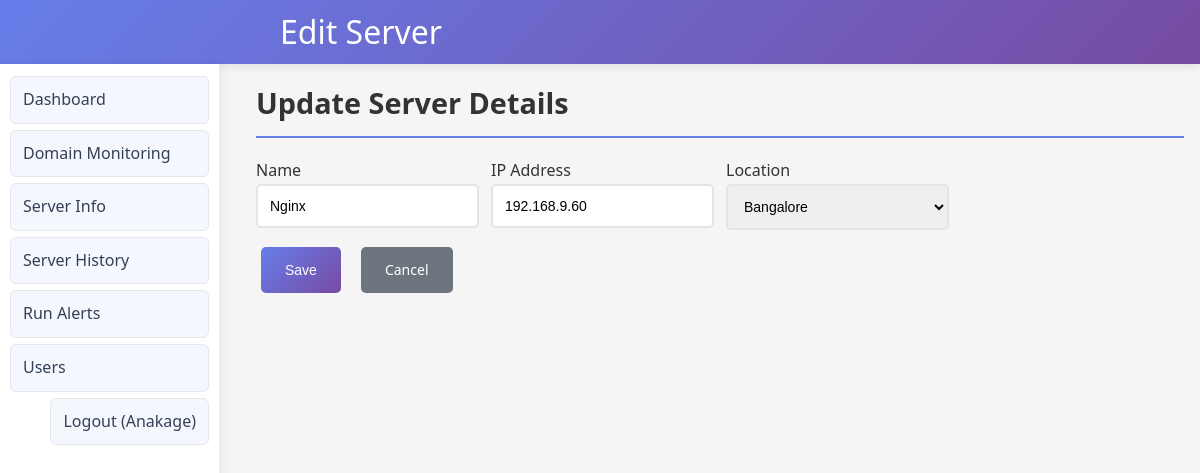
The page /server/edit/8 (signed in) on the database its author committed.
### tables this page shows
CREATE TABLE users (
            id INTEGER PRIMARY KEY AUTOINCREMENT,
            name TEXT,
            email TEXT UNIQUE NOT NULL,
            password_hash TEXT NOT NULL,
            role TEXT NOT NULL,          -- super_admin, admin, super_analytics, analytics
            location TEXT                -- required for admin/analytics
        );

CREATE TABLE servers (
            id INTEGER PRIMARY KEY AUTOINCREMENT,
            name TEXT NOT NULL,
            ip_address TEXT NOT NULL,
            location TEXT,
            alive INTEGER DEFAULT 0,
            last_ping_at TEXT
        );

CREATE TABLE locations (
            id INTEGER PRIMARY KEY AUTOINCREMENT,
            name TEXT UNIQUE NOT NULL
        );

### 1app.py (the view, shortened to what this page needs)
@app.route('/server/edit/<int:server_id>', methods=['GET', 'POST'])
@login_required
@rbac_write_required
def edit_server(server_id):
    user = get_current_user()
    conn = get_db_connection()
    c = conn.cursor()
    c.execute("SELECT id, name, ip_address, location FROM servers WHERE id=?", (server_id,))
    row = c.fetchone()
    if not row:
        conn.close()
        flash("Server not found.", "danger")
        return redirect(url_for('server'))
    if not user_can_access_location(user, row["location"]):
        conn.close()
        flash("Access denied for this location.", "danger")
        return redirect(url_for('server'))
    server_row = {"id": row["id"], "name": row["name"], "ip_address": row["ip_address"], "location": row["location"]}
    conn.close()
    return render_template('server_edit.html', server=server_row, locations=get_locations(), user=user)

### 1app.py (called while the page is built)
def get_db_connection():
    conn = sqlite3.connect(DB_FILE, timeout=15, check_same_thread=False)
    conn.row_factory = sqlite3.Row
    try:
        conn.execute("PRAGMA busy_timeout = 15000")
    except Exception:
        pass
    return conn

def get_current_user():
    user_id = session.get('user_id')
    if not user_id:
        return None
    conn = get_db_connection()
    c = conn.cursor()
    c.execute("SELECT id, name, email, role, location FROM users WHERE id = ?", (user_id,))
    row = c.fetchone()
    conn.close()
    return row

def login_required(view_func):
    @functools.wraps(view_func)
    def wrapper(*args, **kwargs):
        if not get_current_user():
            return redirect(url_for('login', next=request.path))
        return view_func(*args, **kwargs)
    return wrapper

def is_read_only(user):
    return user and user["role"] in ("super_analytics", "analytics")

def user_can_access_location(user, location):
    if not user:
        return False
    role = user["role"]
    if role in ("super_admin", "super_analytics"):
        return True
    if role in ("admin", "analytics"):
        return (user["location"] or "").lower() == (location or "").lower()
    return False

def rbac_write_required(view_func):
    @functools.wraps(view_func)
    def wrapper(*args, **kwargs):
        user = get_current_user()
        if not user:
            return redirect(url_for('login'))
        if is_read_only(user):
            flash("You have read-only access.", "warning")
            return redirect(request.referrer or url_for('index'))
        return view_func(*args, **kwargs)
    return wrapper

def get_locations():
    conn = get_db_connection()
    c = conn.cursor()
    c.execute("SELECT name FROM locations ORDER BY name")
    rows = [r[0] for r in c.fetchall()]
    conn.close()
    return rows

### templates/server_edit.html (shortened to what this page needs)
<!DOCTYPE html>
<html>
<head>
    <link rel="stylesheet" href="{{ url_for('static', filename='style.css') }}">
</head>
<body>
<header>
    <div class="container">
        <h1>Edit Server</h1>
    </div>
</header>
<nav>
    <div class="container">
        <ul>
            <li><a href="/">Dashboard</a></li>
            <li><a href="/domain">Domain Monitoring</a></li>
            <li><a href="/server">Server Info</a></li>
            <li><a href="/server/history">Server History</a></li>
            <li><a href="/run_alerts">Run Alerts</a></li>
            {% if user and (user.role or '').lower() == 'super_admin' %}
                <li><a href="/users">Users</a></li>
            {% endif %}
            {% if user %}
                <li style="margin-left:auto"><a href="/logout">Logout ({{ user.name }})</a></li>
            {% else %}
                <li style="margin-left:auto"><a href="/login">Login</a></li>
            {% endif %}
        </ul>
    </div>
</nav>
<div class="container">
    <div class="card">
        <h2>Update Server Details</h2>
        <form method="POST" style="display:grid; grid-template-columns: repeat(auto-fit, minmax(220px, 1fr)); gap: 12px;">
            <div>
                <label>Name</label>
                <input type="text" name="name" class="form-control" required value="{{ server.name }}">
            </div>
            <div>
                <label>IP Address</label>
                <input type="text" name="ip_address" class="form-control" required value="{{ server.ip_address }}">
            </div>
            <div>
                <label>Location</label>
                <select name="location" class="form-control">
                    {% for loc in locations %}
                        <option value="{{ loc }}" {% if server.location == loc %}selected{% endif %}>{{ loc }}</option>
                    {% endfor %}
                </select>
            </div>
            <div style="grid-column: 1 / -1; display:flex; gap:10px;">
                <button type="submit" class="btn btn-primary">Save</button>
                <a href="/server" class="btn btn-secondary">Cancel</a>
            </div>
        </form>
    </div>
</div>
</body>
</html>

### static/style.css (style rules this page uses)
:root { --primary: #667eea; --surface: #ffffff; --text: #334155; --muted: #6b7280; --sidebar-width: 240px; --header-height: 64px; }
* { margin: 0; padding: 0; box-sizing: border-box; }
body { font-family: 'Segoe UI', Tahoma, Geneva, Verdana, sans-serif; line-height: 1.6; color: #333; background-color: #f5f5f5; }
.container { max-width: 1200px; margin: 0 auto; padding: 16px; margin-left: var(--sidebar-width); }
header { background: linear-gradient(135deg, #667eea 0%, #764ba2 100%); color: white; height: var(--header-height); display: flex; align-items: center; padding: 0 16px; margin-bottom: 0; box-shadow: 0 2px 10px rgba(0,0,0,0.1); }
header h1 { width: 100%; text-align: right; font-size: 2em; font-weight: 400; margin-right: 8px; }
nav { position: fixed; left: 0; top: var(--header-height); width: calc(var(--sidebar-width) - 20px); height: calc(100vh - var(--header-height)); background: var(--surface); padding: 12px 10px; box-shadow: 2px 0 8px rgba(0,0,0,0.06); border-right: 1px solid #eee; overflow-y: auto; z-index: 1000; }
nav .container { margin: 0; padding: 0; max-width: 100%; }
nav ul { list-style: none; display: flex; flex-direction: column; gap: 6px; margin: 0; padding: 0; }
nav a { text-decoration: none; color: var(--text); font-weight: 500; padding: 10px 12px; border-radius: 6px; transition: all 0.2s ease; display: block; background: #f5f7ff; border: 1px solid #e5e7eb; }
.card h2 { color: #333; margin-bottom: 20px; font-size: 1.8em; border-bottom: 2px solid #667eea; padding-bottom: 10px; }
.form-control { width: 100%; padding: 12px; border: 2px solid #e1e5e9; border-radius: 5px; font-size: 14px; transition: border-color 0.3s ease; }
.btn { padding: 12px 24px; border: none; border-radius: 5px; cursor: pointer; font-size: 14px; font-weight: 500; text-decoration: none; display: inline-block; transition: all 0.3s ease; margin: 5px; }
.btn-primary { background: linear-gradient(135deg, #667eea 0%, #764ba2 100%); color: white; }
.btn-secondary { background-color: #6c757d; color: white; }

### rows shown on the page
users: name "Anakage"
servers: name "Nginx", ip_address "192.168.9.60", location "Bangalore"
